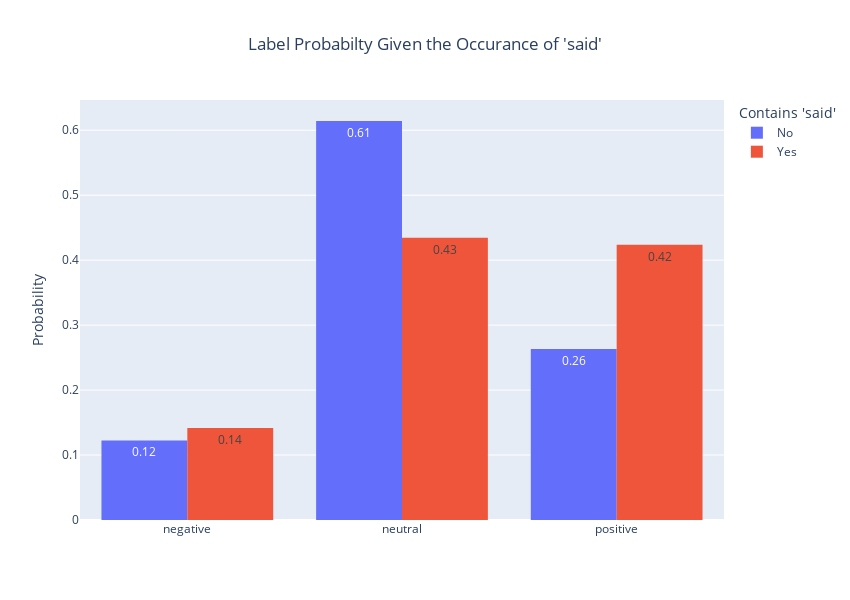

Notebook cell for this chart:
### Markdown cell above
## "said"

### Code cell
non_said_df = pos[pos['said_VERB'] == 0].sort_values(by='label')
said_df = pos[pos['said_VERB'] > 0].sort_values(by='label')

non_said_vals = non_said_df['label'].value_counts(normalize=True).sort_index()
said_vals = said_df['label'].value_counts(normalize=True).sort_index()

fig = go.Figure()
fig.add_trace(go.Histogram(
    x=non_said_df.label,
    histnorm='probability density',
    name="No",
    text=np.round(non_said_vals, 2)
))

fig.add_trace(go.Histogram(
    x=said_df.label,
    histnorm='probability density',
    name="Yes",
    text=np.round(said_vals, 2)
))


fig.update_layout(
    title="Label Probabilty Given the Occurance of 'said'",
    title_x=0.5,
    legend=dict(title="Contains 'said'"),
    barmode='group',
    yaxis=dict(title="Probability"),
    height=600,
    width=850
    
)
fig.show(
   
)

### Figure 1 — Plotly figure (JSON) as saved in the notebook; plotly's stock layout.template omitted (floating-point values rounded to 4 significant figures; data arrays with more than 128 entries replaced by an {"elided": "..."} marker saying what was removed)
{"data": [{"histnorm": "probability density", "name": "No", "text": [0.12, 0.61, 0.26], "type": "histogram", "x": {"elided": "4303 str values"}}, {"histnorm": "probability density", "name": "Yes", "text": [0.14, 0.43, 0.42], "type": "histogram", "x": {"elided": "543 str values"}}], "layout": {"barmode": "group", "height": 600, "legend": {"title": {"text": "Contains 'said'"}}, "title": {"text": "Label Probabilty Given the Occurance of 'said'", "x": 0.5}, "width": 850, "yaxis": {"title": {"text": "Probability"}}}}
